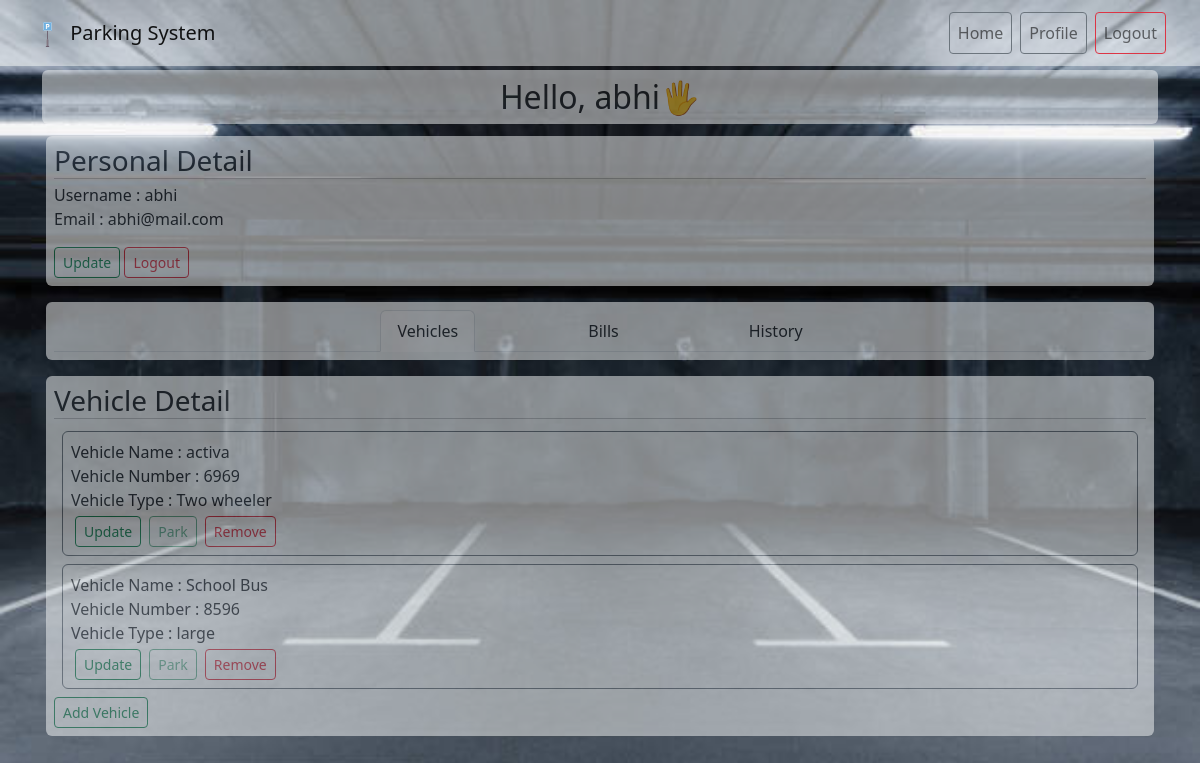
The page /profile/vehicle/ (signed in) on the database its author committed.
### system/models.py (models this page shows, shortened)
class User(db.Model, UserMixin):
    id = db.Column(db.Integer, primary_key=True)
    username = db.Column(db.String(20), unique=True, nullable=False)
    email = db.Column(db.String(120), unique=True, nullable=False)
    password = db.Column(db.String(60), nullable=False)
    isAdmin = db.Column(db.Integer, default=0)
    vehicles = db.relationship('Vehicle', backref='user', lazy=True)
    bills = db.relationship('Bill', backref='user', lazy=True)
    slot = db.relationship('Slot', backref='user', lazy=True)

class Vehicle(db.Model):
    vehicle_id = db.Column(db.Integer, nullable=False, primary_key=True)
    id = db.Column(db.Integer, db.ForeignKey('user.id'), nullable=False)
    vehicle_number = db.Column(db.Integer, nullable=False, unique=True)
    name = db.Column(db.String(20), default="ungiven")
    type = db.Column(db.Integer, nullable=False)
    slot = db.relationship('Slot', backref='vehicle', lazy=True)
    bill = db.relationship('Bill', backref='vehicle', lazy=True)

### system/route/user.py (the view)
@app.route("/profile/vehicle")
@app.route("/profile/vehicle/")
@login_required
def user_vehicle():
    if current_user.isAdmin : return redirect(url_for('admin'))
    vehicles = Vehicle.query.filter_by(id=current_user.id)
    slots = Slot.query.all()
    page = 'vehicle'
    return render_template("user/vehicle.html", title = "Vehicle", vehicles=vehicles, page=page, slots=slots)

### system/models.py (called while the page is built)
@login_manager.user_loader
def load_user(id):
    return User.query.get(int(id))

### system/templates/user/vehicle.html
{% extends "layouts/profile.html" %}
{% block user %}
<section id="vehicle-section" class="bg-light opacity-50 rounded p-2 m-1">
    <h3 class="p-0 m-0">Vehicle Detail</h3>
    <hr class="p-0 m-0 pb-1">
    {% for vehicle in vehicles %}
    <div class="text-start border border-secondary rounded p-2 m-2">
        Vehicle Name : {{ vehicle.name }} <br>
        Vehicle Number : {{ vehicle.vehicle_number }} <br>
        {% if vehicle.type == 2 %}
            Vehicle Type : Two wheeler
        {% elif vehicle.type == 4 %}
            Vehicle Type : Four wheeler
        {% else %}
            Vehicle Type : large
        {% endif %}
        <br>
        <div class="d-flex flex-row">
        <form action="{{ url_for('update_vehicle', vehicle_id=vehicle.vehicle_id) }}" class="mx-1" method="post">
            <input class="btn btn-outline-success btn-sm mt-1 inline" type="submit" value="Update">
        </form>
        <form action="{{ url_for('park_vehicle', vehicle_id=vehicle.vehicle_id) }}" class="mx-1" method="post">
            {% if vehicle.slot == [] %}
            <input class="btn btn-outline-success btn-sm mt-1 inline" type="submit" value="Park">
            {% else %}
            <input class="btn btn-outline-success btn-sm mt-1 inline" type="submit" value="Park" disabled>
            {% endif %}
        </form>
        <form action="{{ url_for('remove_vehicle', vehicle_id=vehicle.vehicle_id) }}" class="mx-1" method="post">
            <input class="btn btn-outline-danger btn-sm mt-1 inline" type="submit" value="Remove">
        </form>
        </div>
    </div>
    {% endfor %}
    <a href="{{ url_for('vehicle') }}" class="btn btn-outline-success btn-sm">Add Vehicle</a>
</section>
{% endblock user %}

### system/templates/layouts/profile.html (shortened to what this page needs)
{% extends "layout.html" %}
{% block content %}
<h2 class="bg-light opacity-50 rounded text-center p-2">Hello, {{ current_user.username }}🖐</h2>
<div class="d-grid gap-2">
    <section id="user-section" class="bg-light opacity-50 rounded p-2 m-1">
        <h3 class="p-0 m-0">Personal Detail</h3>
        <hr class="p-0 m-0 pb-1">
        <p class="text-start">
            Username : {{ current_user.username }}<br>
            Email : {{ current_user.email }}
        </p>
        <a class="btn btn-outline-success btn-sm" href="{{ url_for('update_user') }}">Update</a>
        <a class="btn btn-outline-danger btn-sm" href="{{ url_for('logout') }}">Logout</a>
    </section>
    {% if page == 'vehicle' %}
    <section class="bg-light opacity-50 rounded p-2 m-1">
        <ul class="nav justify-content-center nav-tabs">
            <li class="nav-item mx-md-5"><a href="{{ url_for('user_vehicle') }}" class="nav-link text-dark active">Vehicles</a></li>
            <li class="nav-item mx-md-5"><a href="{{ url_for('user_bill') }}" class="nav-link text-dark">Bills</a></li>
            <li class="nav-item mx-md-5"><a href="{{ url_for('user_bill_history') }}" class="nav-link text-dark">History</a></li>
        </ul>
    </section>
    {% endif %}
    {% block user %}{% endblock %}
</div>
{% endblock content %}

### system/static/main.css (style rules this page uses)
.bg-img { background: url(bgImg1.jpg); height: 100vh; background-position: center; background-repeat: no-repeat; background-size: cover; background-attachment: fixed; }

### rows shown on the page
User: username "abhi", email "abhi@mail.com"
Vehicle: name "activa", vehicle_number "6969", type "Vehicle Type : Two wheeler"
Vehicle: name "School Bus", vehicle_number "8596", type "Vehicle Type : large"
